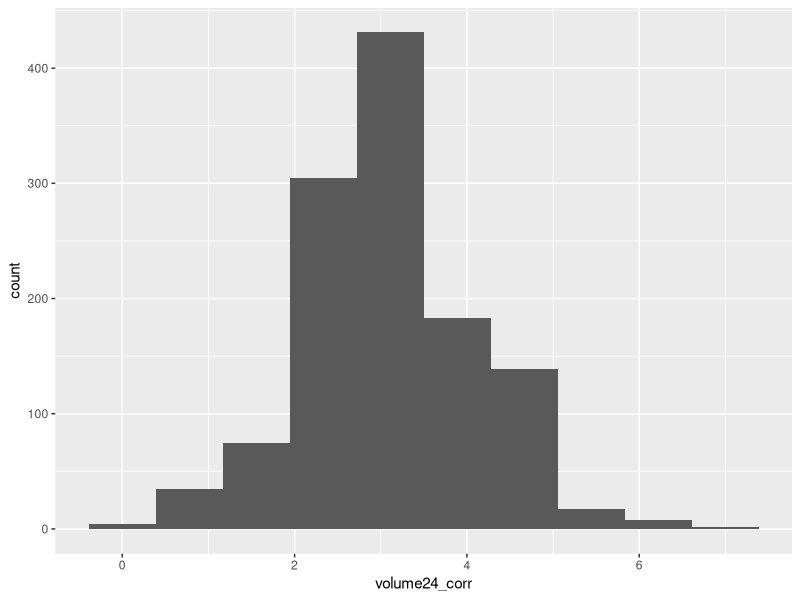
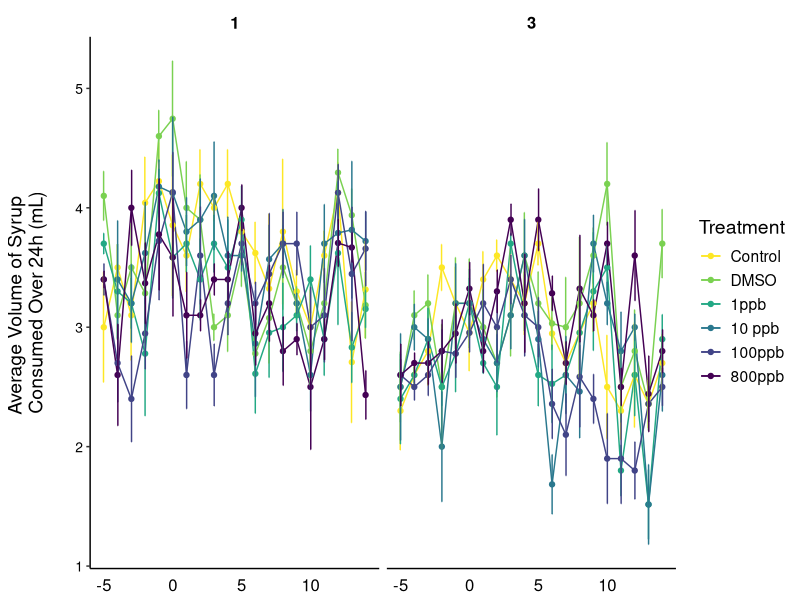
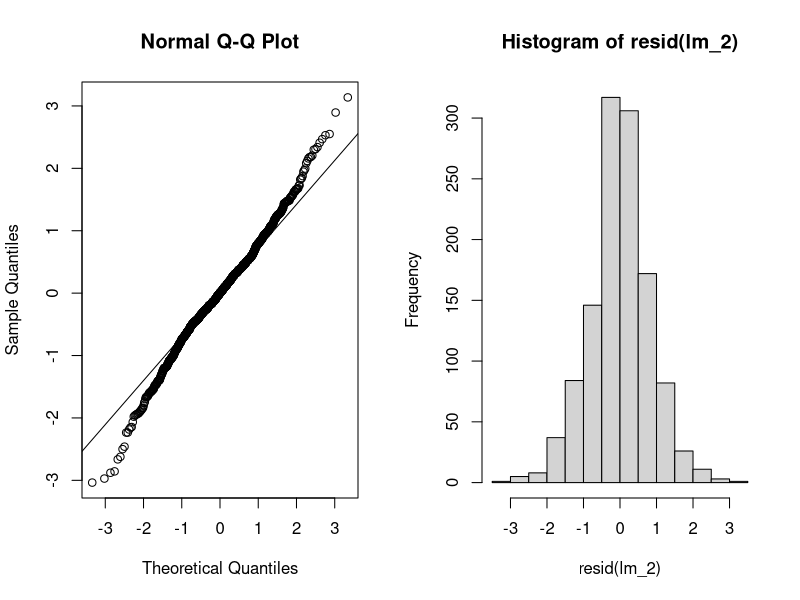
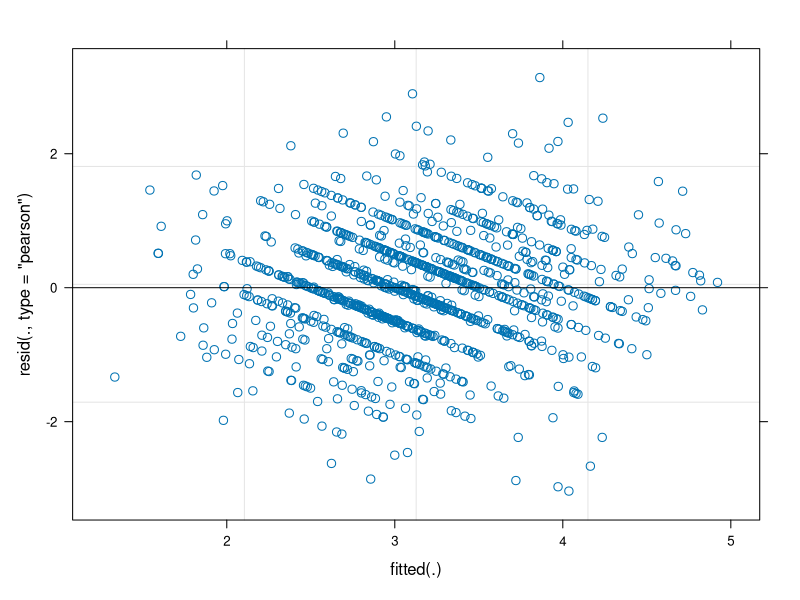
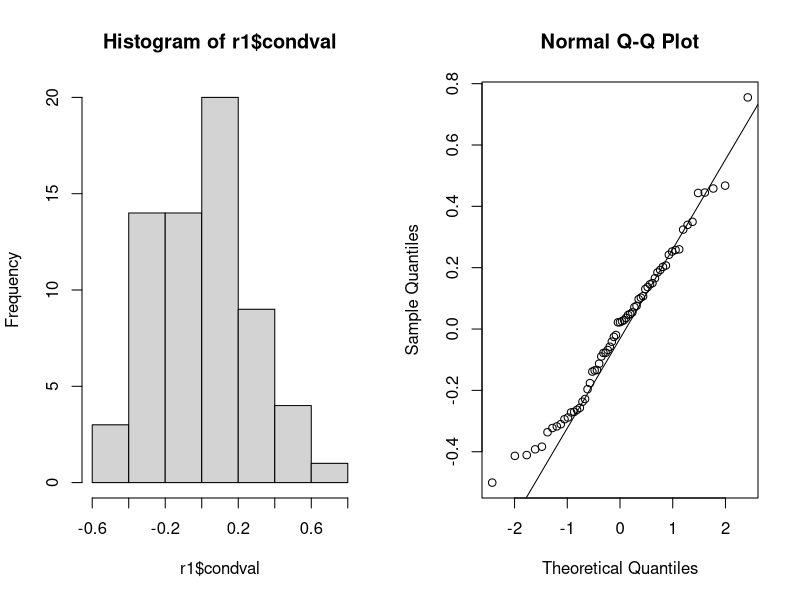
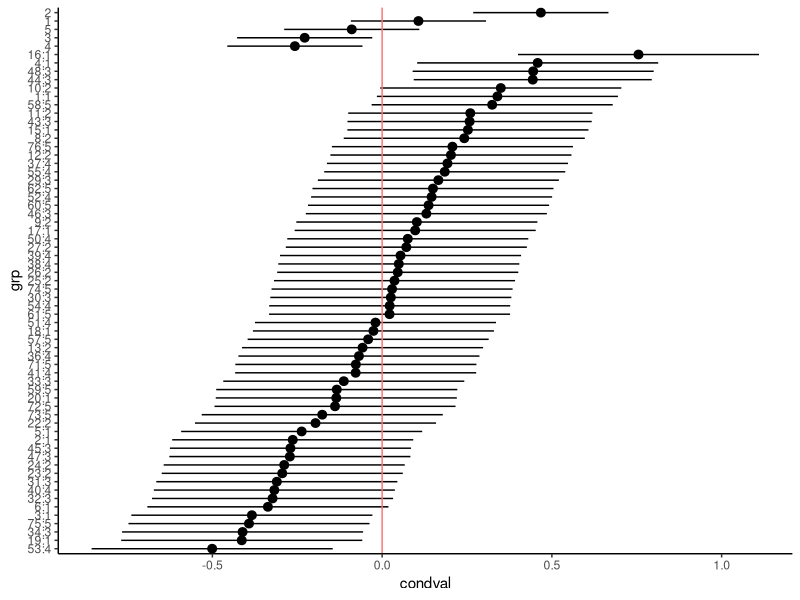
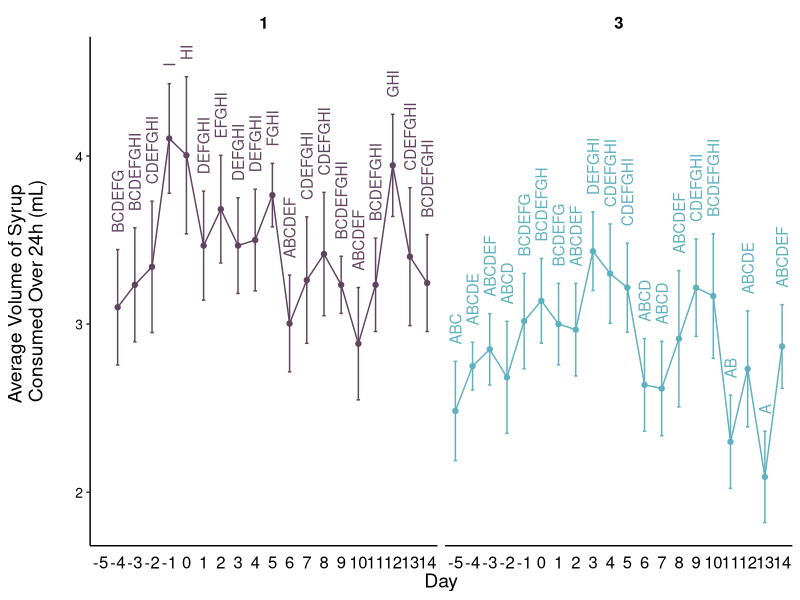
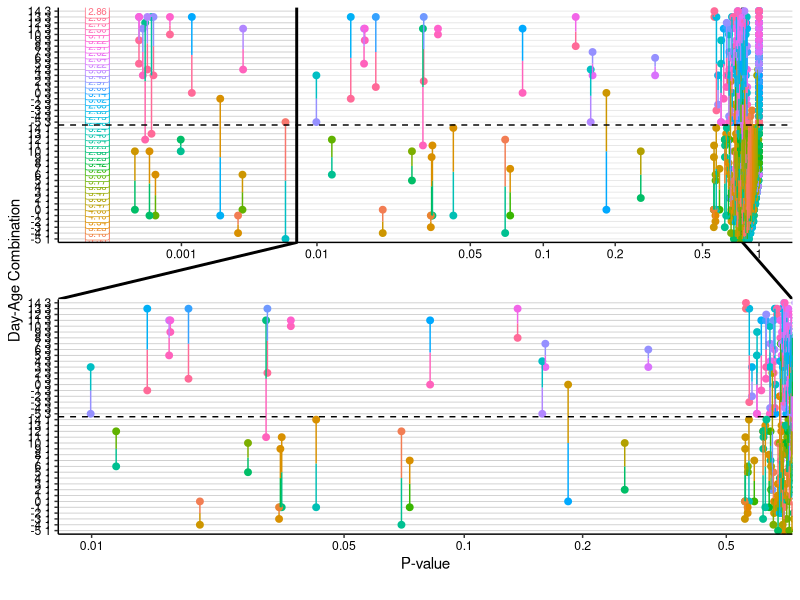

Generate these figures, in order, with R:
## ---- chunk 1
library(tidyverse)
library(ggforce)
library(lme4)
library(lmerTest)
## ---- chunk 2
syrup_vol_data <- read.csv("data-raw/volume24_corr.csv")

str(syrup_vol_data)
## ---- chunk 3
syrup_vol_data$mc_id <- as.factor(syrup_vol_data$mc_id)
syrup_vol_data$sc_id <- as.factor(syrup_vol_data$sc_id)
syrup_vol_data$age <- as.factor(syrup_vol_data$age)
syrup_vol_data$exposure <- as.factor(syrup_vol_data$exposure)
syrup_vol_data$treatment <- as.factor(syrup_vol_data$treatment)
## ---- chunk 4
syrup_vol_data$treatment <- factor(syrup_vol_data$treatment, levels = c("Control", "DMSO", "1ppb", "10 ppb", "100ppb", "800ppb", "Sacrifice"))
syrup_vol_data$exposure <- factor(syrup_vol_data$exposure, levels = c("pre", "during", "post"))
## ---- chunk 5
syrup_vol_data_fil <-
  syrup_vol_data %>% 
  filter(!(day=="-6")) %>% 
  filter(!(treatment=="Sacrifice")) %>% 
  filter(!(age=="7")) %>% 
  filter(!(age=="9"))

syrup_vol_data_fil$day_fac <- as.factor(syrup_vol_data_fil$day)

str(syrup_vol_data_fil)
## ---- chunk 6
syrup_vol_data_fil %>% 
  ggplot((aes(volume24_corr))) +
           geom_histogram(bins = 10)
## ---- chunk 7
syrup_vol_data_fil %>% 
  group_by(treatment, day, age) %>% 
  summarise(mean = mean(volume24_corr), se = (sd(volume24_corr)/sqrt(10))) %>% 
  ggplot(aes(day, mean, color=treatment)) +
  geom_line()+
  geom_point()+
  geom_errorbar(aes(ymin=mean-se, ymax=mean+se), width=.2,
                 position=position_dodge(0.05))+
  theme_classic() +
  theme(
    text = element_text(size = 14), 
    axis.title.x=element_blank(),
    axis.text.x = element_text(vjust=0.3, size = 12, color="black"), 
    axis.ticks.x=element_blank(),
    axis.title.y = element_text(margin = margin(t = 0, r = 20, b = 0, l = 0)),
    axis.text.y = element_text(color="black", size = 10),
    strip.placement = "outside", 
    strip.text.x = element_text( #text in facet labels
      size = 12, color = "black", face = "bold"),
    strip.background = element_rect(#background of facet labels
      color="white", fill="#ffffff", size=1.5),
    panel.spacing.y = unit(2, "lines"),
    legend.position = "right")+
  
    scale_color_viridis_d(name = "Treatment", direction = -1)+
    scale_y_continuous(name ="Average Volume of Syrup \nConsumed Over 24h (mL)")+
  facet_wrap(~age)
## ---- chunk 8
lm_1 <- lmer(volume24_corr ~ treatment*day_fac*age + (1|sc_id/mc_id), data=syrup_vol_data_fil)
## ---- chunk 9
summary(lm_1)
## ---- chunk 10
anova(lm_1) #note: this is lmerTest anova which, in this case, is a type III anova for fixed-effects terms with the Satterthwaite method for denominator degrees of freedom

ranova(lm_1)
## ---- chunk 11
lm_2 <- lmer(volume24_corr ~ day_fac + age + day_fac:age + (1|sc_id/mc_id), data=syrup_vol_data_fil)
## ---- chunk 12
summary(lm_2)
anova(lm_2)
ranova(lm_2)
## ---- chunk 13
par(mfrow = c(1, 2)) # multiple graphs in a window
qqnorm(residuals(lm_2)) 
qqline(residuals(lm_2))
hist(resid(lm_2)) 
## ---- chunk 14
shapiro.test(residuals(lm_2))
## ---- chunk 15
plot(lm_2)
## ---- chunk 16
r1 <- as.data.frame(ranef(lm_2, condVar = TRUE))
par(mfrow = c(1, 2))
hist(r1$condval)
qqnorm(r1$condval)
qqline(r1$condval)

str(r1)
## ---- chunk 17
r1 <- r1[order(r1$condval), ] # sorting the BLUPs
ggplot(r1, aes(y = grp, x = condval)) +
  geom_point() +
  geom_pointrange(
    aes(xmin = condval - condsd * 1.96, xmax = condval + condsd * 1.96)
  ) +
  geom_vline(aes(xintercept = 0, color = "red")) +
  theme_classic() +
  theme(legend.position = "none")
## ---- chunk 18
library(emmeans)
library(multcompView)
## ---- chunk 19
lm_2_posthoc_means <- emmeans(lm_2, specs = ~day_fac:age)
lm_2_posthoc_means
## ---- chunk 20
#Define what each day/age combination is in the vector

DN51 = c(1, 0, 0, 0, 0, 0, 0, 0, 0, 0, 0, 0, 0, 0, 0, 0, 0, 0, 0, 0, 0,0, 0, 0, 0, 0, 0, 0, 0, 0, 0,0, 0, 0, 0, 0, 0, 0, 0, 0)

DN41 = c(0, 1, 0, 0, 0, 0, 0, 0, 0, 0, 0, 0, 0, 0, 0, 0, 0, 0, 0, 0, 0,0, 0, 0, 0, 0, 0, 0, 0, 0, 0,0, 0, 0, 0, 0, 0, 0, 0, 0)

DN31 = c(0, 0, 1, 0, 0, 0, 0, 0, 0, 0, 0, 0, 0, 0, 0, 0, 0, 0, 0, 0, 0,0, 0, 0, 0, 0, 0, 0, 0, 0, 0,0, 0, 0, 0, 0, 0, 0, 0, 0)

DN21 = c(0, 0, 0, 1, 0, 0, 0, 0, 0, 0, 0, 0, 0, 0, 0, 0, 0, 0, 0, 0, 0,0, 0, 0, 0, 0, 0, 0, 0, 0, 0,0, 0, 0, 0, 0, 0, 0, 0, 0)

DN11 = c(0, 0, 0, 0, 1, 0, 0, 0, 0, 0, 0, 0, 0, 0, 0, 0, 0, 0, 0, 0, 0,0, 0, 0, 0, 0, 0, 0, 0, 0, 0,0, 0, 0, 0, 0, 0, 0, 0, 0)

D01 = c(0, 0, 0, 0, 0, 1, 0, 0, 0, 0, 0, 0, 0, 0, 0, 0, 0, 0, 0, 0, 0,0, 0, 0, 0, 0, 0, 0, 0, 0, 0,0, 0, 0, 0, 0, 0, 0, 0, 0)

D11 = c(0, 0, 0, 0, 0, 0, 1, 0, 0, 0, 0, 0, 0, 0, 0, 0, 0, 0, 0, 0, 0,0, 0, 0, 0, 0, 0, 0, 0, 0, 0,0, 0, 0, 0, 0, 0, 0, 0, 0)

D21 = c(0, 0, 0, 0, 0, 0, 0, 1, 0, 0, 0, 0, 0, 0, 0, 0, 0, 0, 0, 0, 0,0, 0, 0, 0, 0, 0, 0, 0, 0, 0,0, 0, 0, 0, 0, 0, 0, 0, 0)

D31 = c(0, 0, 0, 0, 0, 0, 0, 0, 1, 0, 0, 0, 0, 0, 0, 0, 0, 0, 0, 0, 0,0, 0, 0, 0, 0, 0, 0, 0, 0, 0,0, 0, 0, 0, 0, 0, 0, 0, 0)

D41 = c(0, 0, 0, 0, 0, 0, 0, 0, 0, 1, 0, 0, 0, 0, 0, 0, 0, 0, 0, 0, 0,0, 0, 0, 0, 0, 0, 0, 0, 0, 0,0, 0, 0, 0, 0, 0, 0, 0, 0)

D51 = c(0, 0, 0, 0, 0, 0, 0, 0, 0, 0, 1, 0, 0, 0, 0, 0, 0, 0, 0, 0, 0,0, 0, 0, 0, 0, 0, 0, 0, 0, 0,0, 0, 0, 0, 0, 0, 0, 0, 0)

D61 = c(0, 0, 0, 0, 0, 0, 0, 0, 0, 0, 0, 1, 0, 0, 0, 0, 0, 0, 0, 0, 0,0, 0, 0, 0, 0, 0, 0, 0, 0, 0,0, 0, 0, 0, 0, 0, 0, 0, 0)

D71 = c(0, 0, 0, 0, 0, 0, 0, 0, 0, 0, 0, 0, 1, 0, 0, 0, 0, 0, 0, 0, 0,0, 0, 0, 0, 0, 0, 0, 0, 0, 0,0, 0, 0, 0, 0, 0, 0, 0, 0)

D81 = c(0, 0, 0, 0, 0, 0, 0, 0, 0, 0, 0, 0, 0, 1, 0, 0, 0, 0, 0, 0, 0,0, 0, 0, 0, 0, 0, 0, 0, 0, 0,0, 0, 0, 0, 0, 0, 0, 0, 0)

D91 = c(0, 0, 0, 0, 0, 0, 0, 0, 0, 0, 0, 0, 0, 0, 1, 0, 0, 0, 0, 0, 0,0, 0, 0, 0, 0, 0, 0, 0, 0, 0,0, 0, 0, 0, 0, 0, 0, 0, 0)

D101 = c(0, 0, 0, 0, 0, 0, 0, 0, 0, 0, 0, 0, 0, 0, 0, 1, 0, 0, 0, 0, 0,0, 0, 0, 0, 0, 0, 0, 0, 0, 0,0, 0, 0, 0, 0, 0, 0, 0, 0)

D111 = c(0, 0, 0, 0, 0, 0, 0, 0, 0, 0, 0, 0, 0, 0, 0, 0, 1, 0, 0, 0, 0,0, 0, 0, 0, 0, 0, 0, 0, 0, 0,0, 0, 0, 0, 0, 0, 0, 0, 0)

D121 = c(0, 0, 0, 0, 0, 0, 0, 0, 0, 0, 0, 0, 0, 0, 0, 0, 0, 1, 0, 0, 0,0, 0, 0, 0, 0, 0, 0, 0, 0, 0,0, 0, 0, 0, 0, 0, 0, 0, 0)

D131 = c(0, 0, 0, 0, 0, 0, 0, 0, 0, 0, 0, 0, 0, 0, 0, 0, 0, 0, 1, 0, 0,0, 0, 0, 0, 0, 0, 0, 0, 0, 0,0, 0, 0, 0, 0, 0, 0, 0, 0)

D141 = c(0, 0, 0, 0, 0, 0, 0, 0, 0, 0, 0, 0, 0, 0, 0, 0, 0, 0, 0, 1, 0,0, 0, 0, 0, 0, 0, 0, 0, 0, 0,0, 0, 0, 0, 0, 0, 0, 0, 0)


DN53 = c(0, 0, 0, 0, 0, 0, 0, 0, 0, 0, 0, 0, 0, 0, 0, 0, 0, 0, 0, 0, 1, 0, 0, 0, 0, 0, 0, 0, 0, 0, 0,0, 0, 0, 0, 0, 0, 0, 0, 0)

DN43 = c(0, 0, 0, 0, 0, 0, 0, 0, 0, 0, 0, 0, 0, 0, 0, 0, 0, 0, 0, 0, 0, 1, 0, 0, 0, 0, 0, 0, 0, 0, 0,0, 0, 0, 0, 0, 0, 0, 0, 0)

DN33 = c(0, 0, 0, 0, 0, 0, 0, 0, 0, 0, 0, 0, 0, 0, 0, 0, 0, 0, 0, 0, 0, 0, 1, 0, 0, 0, 0, 0, 0, 0, 0,0, 0, 0, 0, 0, 0, 0, 0, 0)

DN23 = c(0, 0, 0, 0, 0, 0, 0, 0, 0, 0, 0, 0, 0, 0, 0, 0, 0, 0, 0, 0, 0, 0, 0, 1, 0, 0, 0, 0, 0, 0, 0,0, 0, 0, 0, 0, 0, 0, 0, 0)

DN13 = c(0, 0, 0, 0, 0, 0, 0, 0, 0, 0, 0, 0, 0, 0, 0, 0, 0, 0, 0, 0, 0, 0, 0, 0, 1, 0, 0, 0, 0, 0, 0,0, 0, 0, 0, 0, 0, 0, 0, 0)

D03 = c(0, 0, 0, 0, 0, 0, 0, 0, 0, 0, 0, 0, 0, 0, 0, 0, 0, 0, 0, 0, 0, 0, 0, 0, 0, 1, 0, 0, 0, 0, 0,0, 0, 0, 0, 0, 0, 0, 0, 0)

D13 = c(0, 0, 0, 0, 0, 0, 0, 0, 0, 0, 0, 0, 0, 0, 0, 0, 0, 0, 0, 0, 0, 0, 0, 0, 0, 0, 1, 0, 0, 0, 0,0, 0, 0, 0, 0, 0, 0, 0, 0)

D23 = c(0, 0, 0, 0, 0, 0, 0, 0, 0, 0, 0, 0, 0, 0, 0, 0, 0, 0, 0, 0, 0, 0, 0, 0, 0, 0, 0, 1, 0, 0, 0,0, 0, 0, 0, 0, 0, 0, 0, 0)

D33 = c(0, 0, 0, 0, 0, 0, 0, 0, 0, 0, 0, 0, 0, 0, 0, 0, 0, 0, 0, 0, 0, 0, 0, 0, 0, 0, 0, 0, 1, 0, 0,0, 0, 0, 0, 0, 0, 0, 0, 0)

D43 = c(0, 0, 0, 0, 0, 0, 0, 0, 0, 0, 0, 0, 0, 0, 0, 0, 0, 0, 0, 0, 0, 0, 0, 0, 0, 0, 0, 0, 0, 1, 0,0, 0, 0, 0, 0, 0, 0, 0, 0)

D53 = c(0, 0, 0, 0, 0, 0, 0, 0, 0, 0, 0, 0, 0, 0, 0, 0, 0, 0, 0, 0, 0, 0, 0, 0, 0, 0, 0, 0, 0, 0, 1, 0, 0, 0, 0, 0, 0, 0, 0, 0)

D63 = c(0, 0, 0, 0, 0, 0, 0, 0, 0, 0, 0, 0, 0, 0, 0, 0, 0, 0, 0, 0, 0, 0, 0, 0, 0, 0, 0, 0, 0, 0, 0, 1, 0, 0, 0, 0, 0, 0, 0, 0)

D73 = c(0, 0, 0, 0, 0, 0, 0, 0, 0, 0, 0, 0, 0, 0, 0, 0, 0, 0, 0, 0, 0, 0, 0, 0, 0, 0, 0, 0, 0, 0, 0, 0, 1, 0, 0, 0, 0, 0, 0, 0)

D83 = c(0, 0, 0, 0, 0, 0, 0, 0, 0, 0, 0, 0, 0, 0, 0, 0, 0, 0, 0, 0, 0, 0, 0, 0, 0, 0, 0, 0, 0, 0, 0, 0, 0, 1, 0, 0, 0, 0, 0, 0)

D93 = c(0, 0, 0, 0, 0, 0, 0, 0, 0, 0, 0, 0, 0, 0, 0, 0, 0, 0, 0, 0, 0, 0, 0, 0, 0, 0, 0, 0, 0, 0, 0, 0, 0, 0, 1, 0, 0, 0, 0, 0)

D103 = c(0, 0, 0, 0, 0, 0, 0, 0, 0, 0, 0, 0, 0, 0, 0, 0, 0, 0, 0, 0, 0, 0, 0, 0, 0, 0, 0, 0, 0, 0, 0, 0, 0, 0, 0, 1, 0, 0, 0, 0)

D113 = c(0, 0, 0, 0, 0, 0, 0, 0, 0, 0, 0, 0, 0, 0, 0, 0, 0, 0, 0, 0, 0, 0, 0, 0, 0, 0, 0, 0, 0, 0, 0, 0, 0, 0, 0, 0, 1, 0, 0, 0)

D123 = c(0, 0, 0, 0, 0, 0, 0, 0, 0, 0, 0, 0, 0, 0, 0, 0, 0, 0, 0, 0, 0, 0, 0, 0, 0, 0, 0, 0, 0, 0, 0, 0, 0, 0, 0, 0, 0, 1, 0, 0)

D133 = c(0, 0, 0, 0, 0, 0, 0, 0, 0, 0, 0, 0, 0, 0, 0, 0, 0, 0, 0, 0, 0, 0, 0, 0, 0, 0, 0, 0, 0, 0, 0, 0, 0, 0, 0, 0, 0, 0, 1, 0)

D143 = c(0, 0, 0, 0, 0, 0, 0, 0, 0, 0, 0, 0, 0, 0, 0, 0, 0, 0, 0, 0, 0, 0, 0, 0, 0, 0, 0, 0, 0, 0, 0, 0, 0, 0, 0, 0, 0, 0, 0, 1)
## ---- chunk 21

pwpp_comparisons <- 
    list("-5 1 to -4 1"= DN51-DN41,
         "-5 1 to -3 1" = DN51-DN31,
         "-5 1 to -2 1" = DN51-DN21,
         "-5 1 to -1 1" = DN51-DN11,
         "-5 1 to 0 1" = DN51-D01,
         "-5 1 to 1 1" = DN51-D11,
         "-5 1 to 2 1" = DN51-D21,
         "-5 1 to 3 1" = DN51-D31,
         "-5 1 to 4 1" = DN51-D41,
         "-5 1 to 5 1" = DN51-D51,
         "-5 1 to 6 1" = DN51-D61,
         "-5 1 to 7 1" = DN51-D71,
         "-5 1 to 8 1" = DN51-D81,
         "-5 1 to 9 1" = DN51-D91,
         "-5 1 to 10 1" = DN51-D101,
         "-5 1 to 11 1" = DN51-D111,
         "-5 1 to 12 1" = DN51-D121,
         "-5 1 to 13 1" = DN51-D131,
         "-5 1 to 14 1" = DN51-D141,
         "-5 1 to -5 3" = DN51-DN53,
         "-4 1 to -3 1" = DN41-DN31,
         "-4 1 to -2 1" = DN41-DN21,
         "-4 1 to -1 1" = DN41-DN11,
         "-4 1 to 0 1" = DN41-D01,
         "-4 1 to 1 1" = DN41-D11,
         "-4 1 to 2 1" = DN41-D21,
         "-4 1 to 3 1" = DN41-D31,
         "-4 1 to 4 1" = DN41-D41,
         "-4 1 to 5 1" = DN41-D51,
         "-4 1 to 6 1" = DN41-D61,
         "-4 1 to 7 1" = DN41-D71,
         "-4 1 to 8 1" = DN41-D81,
         "-4 1 to 9 1" = DN41-D91,
         "-4 1 to 10 1" = DN41-D101,
         "-4 1 to 11 1" = DN41-D111,
         "-4 1 to 12 1" = DN41-D121,
         "-4 1 to 13 1" = DN41-D131,
         "-4 1 to 14 1" = DN41-D141,
         "-4 1 to -4 3" = DN41-DN43,
         "-3 1 to -2 1" = DN31-DN21,
         "-3 1 to -1 1" = DN31-DN11,
         "-3 1 to 0 1" = DN31-D01,
         "-3 1 to 1 1" = DN31-D11,
         "-3 1 to 2 1" = DN31-D21,
         "-3 1 to 3 1" = DN31-D31,
         "-3 1 to 4 1" = DN31-D41,
         "-3 1 to 5 1" = DN31-D51,
         "-3 1 to 6 1" = DN31-D61,
         "-3 1 to 7 1" = DN31-D71,
         "-3 1 to 8 1" = DN31-D81,
         "-3 1 to 9 1" = DN31-D91,
         "-3 1 to 10 1" = DN31-D101,
         "-3 1 to 11 1" = DN31-D111,
         "-3 1 to 12 1" = DN31-D121,
         "-3 1 to 13 1" = DN31-D131,
         "-3 1 to 14 1" = DN31-D141,
         "-3 1 to -3 3" = DN31-DN33,
         "-2 1 to -1 1" = DN21-DN11,
         "-2 1 to 0 1" = DN21-D01,
         "-2 1 to 1 1" = DN21-D11,
         "-2 1 to 2 1" = DN21-D21,
         "-2 1 to 3 1" = DN21-D31,
         "-2 1 to 4 1" = DN21-D41,
         "-2 1 to 5 1" = DN21-D51,
         "-2 1 to 6 1" = DN21-D61,
         "-2 1 to 7 1" = DN21-D71,
         "-2 1 to 8 1" = DN21-D81,
         "-2 1 to 9 1" = DN21-D91,
         "-2 1 to 10 1" = DN21-D101,
         "-2 1 to 11 1" = DN21-D111,
         "-2 1 to 12 1" = DN21-D121,
         "-2 1 to 13 1" = DN21-D131,
         "-2 1 to 14 1" = DN21-D141,
         "-2 1 to -2 3" = DN21-DN23,
         "-1 1 to 0 1" = DN11-D01,
         "-1 1 to 0 1" = DN11-D11,
         "-1 1 to 2 1" = DN11-D21,
         "-1 1 to 3 1" = DN11-D31,
         "-1 1 to 4 1" = DN11-D41,
         "-1 1 to 5 1" = DN11-D51,
         "-1 1 to 6 1" = DN11-D61,
         "-1 1 to 7 1" = DN11-D71,
         "-1 1 to 8 1" = DN11-D81,
         "-1 1 to 9 1" = DN11-D91,
         "-1 1 to 10 1" = DN11-D101,
         "-1 1 to 11 1" = DN11-D111,
         "-1 1 to 12 1" = DN11-D121,
         "-1 1 to 13 1" = DN11-D131,
         "-1 1 to 14 1" = DN11-D141,
         "-1 1 to -1 3" = DN11-DN13,
        "0 1 to 1 1" = D01-D11,
        "0 1 to 2 1" = D01-D21,
        "0 1 to 3 1" = D01-D31,
        "0 1 to 4 1" = D01-D41,
        "0 1 to 5 1" = D01-D51,
        "0 1 to 6 1" = D01-D61,
        "0 1 to 7 1" = D01-D71,
        "0 1 to 8 1" = D01-D81,
        "0 1 to 9 1" = D01-D91,
        "0 1 to 10 1" = D01-D101,
        "0 1 to 11 1" = D01-D111,
        "0 1 to 12 1" = D01-D121,
        "0 1 to 13 1" = D01-D131,
        "0 1 to 14 1" = D01-D141,
        "0 1 to 0 3" = D01-D03,
        "1 1 to 2 1" = D11-D21,
        "1 1 to 3 1" = D11-D31,
        "1 1 to 4 1" = D11-D41,
        "1 1 to 5 1" = D11-D51,
        "1 1 to 6 1" = D11-D61,
        "1 1 to 7 1" = D11-D71,
        "1 1 to 8 1" = D11-D81,
        "1 1 to 9 1" = D11-D91,
        "1 1 to 10 1" = D11-D101,
        "1 1 to 11 1" = D11-D111,
        "1 1 to 12 1" = D11-D121,
        "1 1 to 13 1" = D11-D131,
        "1 1 to 14 1" = D11-D141,
        "1 1 to 1 3" = D11-D13,
        "2 1 to  3 1" = D21-D31,
        "2 1 to  4 1" = D21-D41,
        "2 1 to  5 1" = D21-D51,
        "2 1 to  6 1" = D21-D61,
        "2 1 to  7 1" = D21-D71,
        "2 1 to  8 1" = D21-D81,
        "2 1 to  9 1" = D21-D91,
        "2 1 to  10 1" = D21-D101,
        "2 1 to  11 1" = D21-D111,
        "2 1 to  12 1" = D21-D121,
        "2 1 to  13 1" = D21-D131,
        "2 1 to  14 1" = D21-D141,
        "2 1 to 2 3" = D21-D23,
        "3 1 to  4 1" = D31-D41,
        "3 1 to  5 1" = D31-D51,
        "3 1 to  6 1" = D31-D61,
        "3 1 to  7 1" = D31-D71,
        "3 1 to  8 1" = D31-D81,
        "3 1 to  9 1" = D31-D91,
        "3 1 to  10 1" = D31-D101,
        "3 1 to  11 1" = D31-D111,
        "3 1 to  12 1" = D31-D121,
        "3 1 to  13 1" = D31-D131,
        "3 1 to  14 1" = D31-D141,
        "3 1 to 3 3" = D31-D33,
        "4 1 to  5 1" = D41-D51,
        "4 1 to  6 1" = D41-D61,
        "4 1 to  7 1" = D41-D71,
        "4 1 to  8 1" = D41-D81,
        "4 1 to  9 1" = D41-D91,
        "4 1 to  10 1" = D41-D101,
        "4 1 to  11 1" = D41-D111,
        "4 1 to  12 1" = D41-D121,
        "4 1 to  13 1" = D41-D131,
        "4 1 to  14 1" = D41-D141,
        "4 1 to 4 3" = D41-D43,
        "5 1 to  6 1" = D51-D61,
        "5 1 to  7 1" = D51-D71,
        "5 1 to  8 1" = D51-D81,
        "5 1 to  9 1" = D51-D91,
        "5 1 to  10 1" = D51-D101,
        "5 1 to  11 1" = D51-D111,
        "5 1 to  12 1" = D51-D121,
        "5 1 to  13 1" = D51-D131,
        "5 1 to  14 1" = D51-D141,
        "5 1 to 5 3"= D51-D53,
        "6 1 to  7 1" = D61-D71,
        "6 1 to  8 1" = D61-D81,
        "6 1 to  9 1" = D61-D91,
        "6 1 to  10 1" = D61-D101,
        "6 1 to  11 1" = D61-D111,
        "6 1 to  12 1" = D61-D121,
        "6 1 to  13 1" = D61-D131,
        "6 1 to  14 1" = D61-D141,
        "6 1 to 6 3" = D61-D63,
        "7 1 to  8 1" = D71-D81,
        "7 1 to  9 1" = D71-D91,
        "7 1 to  10 1" = D71-D101,
        "7 1 to  11 1" = D71-D111,
        "7 1 to  12 1" = D71-D121,
        "7 1 to  13 1" = D71-D131,
        "7 1 to  14 1" = D71-D141,
        "7 1 to 7 3" = D71-D73,
        "8 1 to 9 1" = D81-D91,
        "8 1 to 10 1" = D81-D101,
        "8 1 to 11 1" = D81-D111,
        "8 1 to 12 1" = D81-D121,
        "8 1 to 13 1" = D81-D131,
        "8 1 to 14 1" = D81-D141,
        "8 1 to 8 3" = D81-D83,
        "9 1 to  10 1" = D91-D101,
        "9 1 to  11 1" = D91-D111,
        "9 1 to  12 1" = D91-D121,
        "9 1 to  13 1" = D91-D131,
        "9 1 to  14 1" = D91-D141,
        "9 1 to 9 3" = D91-D93,
        "10 1 to  11 1" = D101-D111,
        "10 1 to  12 1" = D101-D121,
        "10 1 to  13 1" = D101-D131,
        "10 1 to  14 1" = D101-D141,
        "10 1 to 10 3" = D101-D103,
        "11 1 to  12 1" = D111-D121,
        "11 1 to  13 1" = D111-D131,
        "11 1 to  14 1" = D111-D141,
        "11 1 to 11 3" = D111-D113,
        "12 1 to  13 1" = D121-D131,
        "12 1 to  14 1" = D121-D141,
        "12 1 to 12 3" = D121-D123,
        "13 1 to 14 1" = D131-D141,
        "13 1 to 13 3" = D131-D133,
        "14 1 to 14 3" = D141-D143,
        "-5 3 to  -4 3" = DN53-DN43,
        "-5 3 to  -3 3" = DN53-DN33,
        "-5 3 to  -2 3" = DN53-DN23,
        "-5 3 to  -1 3" = DN53-DN13,
        "-5 3 to  0 3" = DN53-D03,
        "-5 3 to  1 3" = DN53-D13,
        "-5 3 to  2 3" = DN53-D23,
        "-5 3 to  3 3" = DN53-D33,
        "-5 3 to  4 3" = DN53-D43,
        "-5 3 to  5 3" = DN53-D53,
        "-5 3 to  6 3" = DN53-D63,
        "-5 3 to  7 3" = DN53-D73,
        "-5 3 to  8 3" = DN53-D83,
        "-5 3 to  9 3" = DN53-D93,
        "-5 3 to  10 3" = DN53-D103,
        "-5 3 to  11 3" = DN53-D113,
        "-5 3 to  12 3" = DN53-D123,
        "-5 3 to  13 3" = DN53-D133,
        "-5 3 to  14 3" = DN53-D143,
        "-4 3 to  -3 3" = DN43-DN33,
        "-4 3 to  -2 3" = DN43-DN23,
        "-4 3 to  -1 3" = DN43-DN13,
        "-4 3 to  0 3" = DN43-D03,
        "-4 3 to  1 3" = DN43-D13,
        "-4 3 to  2 3" = DN43-D23,
        "-4 3 to  3 3" = DN43-D33,
        "-4 3 to  4 3" = DN43-D43,
        "-4 3 to  5 3" = DN43-D53,
        "-4 3 to  6 3" = DN43-D63,
        "-4 3 to  7 3" = DN43-D73,
        "-4 3 to  8 3" = DN43-D83,
        "-4 3 to  9 3" = DN43-D93,
        "-4 3 to  10 3" = DN43-D103,
        "-4 3 to  11 3" = DN43-D113,
        "-4 3 to  12 3" = DN43-D123,
        "-4 3 to  13 3" = DN43-D133,
        "-4 3 to  14 3" = DN43-D143,
        "-3 3 to  -2 3" = DN33-DN23,
        "-3 3 to  -1 3" = DN33-DN13,
        "-3 3 to  0 3" = DN33-D03,
        "-3 3 to  1 3" = DN33-D13,
        "-3 3 to  2 3" = DN33-D23,
        "-3 3 to  3 3" = DN33-D33,
        "-3 3 to  4 3" = DN33-D43,
        "-3 3 to  5 3" = DN33-D53,
        "-3 3 to  6 3" = DN33-D63,
        "-3 3 to  7 3" = DN33-D73,
        "-3 3 to  8 3" = DN33-D83,
        "-3 3 to  9 3" = DN33-D93,
        "-3 3 to  10 3" = DN33-D103,
        "-3 3 to  11 3" = DN33-D113,
        "-3 3 to  12 3" = DN33-D123,
        "-3 3 to  13 3" = DN33-D133,
        "-3 3 to  14 3" = DN33-D143,
        "-2 3 to  -1 3" = DN23-DN13,
        "-2 3 to  0 3" = DN23-D03,
        "-2 3 to  1 3" = DN23-D13,
        "-2 3 to  2 3" = DN23-D23,
        "-2 3 to  3 3" = DN23-D33,
        "-2 3 to  4 3" = DN23-D43,
        "-2 3 to  5 3" = DN23-D53,
        "-2 3 to  6 3" = DN23-D63,
        "-2 3 to  7 3" = DN23-D73,
        "-2 3 to  8 3" = DN23-D83,
        "-2 3 to  9 3" = DN23-D93,
        "-2 3 to  10 3" = DN23-D103,
        "-2 3 to  11 3" = DN23-D113,
        "-2 3 to  12 3" = DN23-D123,
        "-2 3 to  13 3" = DN23-D133,
        "-2 3 to  14 3" = DN23-D143,
        "-1 3 to  0 3" = DN13-D03,
        "-1 3 to  1 3" = DN13-D13,
        "-1 3 to  2 3" = DN13-D23,
        "-1 3 to  3 3" = DN13-D33,
        "-1 3 to  4 3" = DN13-D43,
        "-1 3 to  5 3" = DN13-D53,
        "-1 3 to  6 3" = DN13-D63,
        "-1 3 to  7 3" = DN13-D73,
        "-1 3 to  8 3" = DN13-D83,
        "-1 3 to  9 3" = DN13-D93,
        "-1 3 to  10 3" = DN13-D103,
        "-1 3 to  11 3" = DN13-D113,
        "-1 3 to  12 3" = DN13-D123,
        "-1 3 to  13 3" = DN13-D133,
        "-1 3 to  14 3" = DN13-D143,
        "0 3 to  1 3" = D03-D13,
        "0 3 to  2 3" = D03-D23,
        "0 3 to  3 3" = D03-D33,
        "0 3 to  4 3" = D03-D43,
        "0 3 to  5 3" = D03-D53,
        "0 3 to  6 3" = D03-D63,
        "0 3 to  7 3" = D03-D73,
        "0 3 to  8 3" = D03-D83,
        "0 3 to  9 3" = D03-D93,
        "0 3 to  10 3" = D03-D103,
        "0 3 to  11 3" = D03-D113,
        "0 3 to  12 3" = D03-D123,
        "0 3 to  13 3" = D03-D133,
        "0 3 to  14 3" = D03-D143,
        "1 3 to  2 3" = D13-D23,
        "1 3 to  3 3" = D13-D33,
        "1 3 to  4 3" = D13-D43,
        "1 3 to  5 3" = D13-D53,
        "1 3 to  6 3" = D13-D63,
        "1 3 to  7 3" = D13-D73,
        "1 3 to  8 3" = D13-D83,
        "1 3 to  9 3" = D13-D93,
        "1 3 to  10 3" = D13-D103,
        "1 3 to  11 3" = D13-D113,
        "1 3 to  12 3" = D13-D123,
        "1 3 to  13 3" = D13-D133,
        "1 3 to  14 3" = D13-D143,
        "2 3 to  3 3" = D23-D33,
        "2 3 to  4 3" = D23-D43,
        "2 3 to  5 3" = D23-D53,
        "2 3 to  6 3" = D23-D63,
        "2 3 to  7 3" = D23-D73,
        "2 3 to  8 3" = D23-D83,
        "2 3 to  9 3" = D23-D93,
        "2 3 to  10 3" = D23-D103,
        "2 3 to  11 3" = D23-D113,
        "2 3 to  12 3" = D23-D123,
        "2 3 to  13 3" = D23-D133,
        "2 3 to  14 3" = D23-D143,
        "3 3 to  4 3" = D33-D43,
        "3 3 to  5 3" = D33-D53,
        "3 3 to  6 3" = D33-D63,
        "3 3 to  7 3" = D33-D73,
        "3 3 to  8 3" = D33-D83,
        "3 3 to  9 3" = D33-D93,
        "3 3 to  10 3" = D33-D103,
        "3 3 to  11 3" = D33-D113,
        "3 3 to  12 3" = D33-D123,
        "3 3 to  13 3" = D33-D133,
        "3 3 to  14 3" = D33-D143,
        "4 3 to  5 3" = D43-D53,
        "4 3 to  6 3" = D43-D63,
        "4 3 to  7 3" = D43-D73,
        "4 3 to  8 3" = D43-D83,
        "4 3 to  9 3" = D43-D93,
        "4 3 to  10 3" = D43-D103,
        "4 3 to  11 3" = D43-D113,
        "4 3 to  12 3" = D43-D123,
        "4 3 to  13 3" = D43-D133,
        "4 3 to  14 3" = D43-D143,
        "5 3 to  6 3" = D53-D63,
        "5 3 to  7 3" = D53-D73,
        "5 3 to  8 3" = D53-D83,
        "5 3 to  9 3" = D53-D93,
        "5 3 to  10 3" = D53-D103,
        "5 3 to  11 3" = D53-D113,
        "5 3 to  12 3" = D53-D123,
        "5 3 to  13 3" = D53-D133,
        "5 3 to  14 3" = D53-D143,
        "6 3 to  7 3" = D63-D73,
        "6 3 to  8 3" = D63-D83,
        "6 3 to  9 3" = D63-D93,
        "6 3 to  10 3" = D63-D103,
        "6 3 to  11 3" = D63-D113,
        "6 3 to  12 3" = D63-D123,
        "6 3 to  13 3" = D63-D133,
        "6 3 to  14 3" = D63-D143,
        "7 3 to  8 3" = D73-D83,
        "7 3 to  9 3" = D73-D93,
        "7 3 to  10 3" = D73-D103,
        "7 3 to  11 3" = D73-D113,
        "7 3 to  12 3" = D73-D123,
        "7 3 to  13 3" = D73-D133,
        "7 3 to  14 3" = D73-D143,
        "8 3 to  9 3" = D83-D93,
        "8 3 to  10 3" = D83-D103,
        "8 3 to  11 3" = D83-D113,
        "8 3 to  12 3" = D83-D123,
        "8 3 to  13 3" = D83-D133,
        "8 3 to  14 3" = D83-D143,
        "9 3 to 10 3" = D93-D103,
        "9 3 to 11 3" = D93-D113,
        "9 3 to 12 3" = D93-D123,
        "9 3 to 13 3" = D93-D133,
        "9 3 to 14 3" = D93-D143,
        "10 3 to 11 3" = D103-D113,
        "10 3 to 12 3" = D103-D123,
        "10 3 to 13 3" = D103-D133,
        "10 3 to 14 3" = D103-D143,
        "11 3 to  12 3" = D113-D123,
        "11 3 to  13 3" = D113-D133,
        "11 3 to  14 3" = D113-D143,
        "12 3 to 13 3" = D123-D133,
        "12 3 to 14 3" = D123-D143,
        "13 3 to 14 3" = D133-D143
       )

str(pwpp_comparisons)
## ---- chunk 22
lm_2_posthoc_comparisons <- contrast(lm_2_posthoc_means, method = pwpp_comparisons, adjust = "sidak")
lm_2_posthoc_comparisons
## ---- chunk 23
lm_2_posthoc_forcld <- emmeans(lm_2, ~ day_fac:age)
lm_2_posthoc_forcld

lm_2_posthoc_cld <- multcomp::cld(lm_2_posthoc_forcld, alpha = 0.05, Letters = LETTERS, adjust = "sidak")
lm_2_posthoc_cld
## ---- chunk 24
lm_2_posthoc_cld_nospaces <- 
  lm_2_posthoc_cld %>% 
    mutate(across(where(is.character), str_remove_all, pattern = fixed(" ")))

syrup_vol_data_fil_letters <- syrup_vol_data_fil %>% 
  group_by(day_fac, age) %>% 
  summarise(mean = mean(volume24_corr), se = (sd(volume24_corr)/sqrt(10))) %>% 
  inner_join(lm_2_posthoc_cld_nospaces) 


syrup_vol_data_fil_letters$letters <- syrup_vol_data_fil_letters$.group
syrup_vol_data_fil_letters

syrup_vol_data_fil_letters %>% 
  ggplot(aes(day_fac, mean, color=age, group=1)) +
  geom_point()+
  stat_summary(fun=sum, geom="line")+
  geom_errorbar(aes(ymin=mean-se, ymax=mean+se), width=.2,
                 position=position_dodge(0.05))+
  geom_text(aes(x= day_fac, y=0.1 + mean + se,label=letters, angle = 90),hjust=0)+
  theme_classic() +
  
  theme(
    text = element_text(size = 14), 
    axis.title.x=element_text(),
    axis.text.x = element_text(vjust=0.3, size = 12, color="black"), 
    axis.ticks.x=element_blank(),
    axis.title.y = element_text(margin = margin(t = 0, r = 20, b = 0, l = 0)),
    axis.text.y = element_text(color="black", size = 10),
    strip.placement = "outside", 
    strip.text.x = element_text( #text in facet labels
      size = 12, color = "black", face = "bold"),
    strip.background = element_rect(#background of facet labels
      color="white", fill="#ffffff", size=1.5),
    panel.spacing.y = unit(2, "lines"),
    legend.position = "none")+
    scale_color_manual(values=c("#60435F", "#5EB1BF"))+
    scale_y_continuous(name ="Average Volume of Syrup \nConsumed Over 24h (mL)")+
    xlab("Day")+
    facet_wrap(~ age)
## ---- chunk 25
lm_2_posthoc_fig <- emmeans(lm_2, ~day_fac:age)
lm_2_posthoc_fig
## ---- chunk 26
pwpp_fig <- 
  pwpp(lm_2_posthoc_fig, method = pwpp_comparisons, adjust = "sidak", type = "response", sort = FALSE, ylab = "Day-Age Combination", xlab = "P-value")+
  ggplot2::theme_classic()+
  ggplot2::theme(
    axis.text.x = element_text(color="black"), 
    axis.text.y = element_text(color="black"),
    panel.grid.major.y = element_line(colour="grey80", size=0.3)
  )+
  ggplot2::geom_hline(yintercept = 20.5, linetype = "dashed")+
  facet_zoom(xlim = c(0.01, 0.63), zoom.size = 1)
  
pwpp_fig
